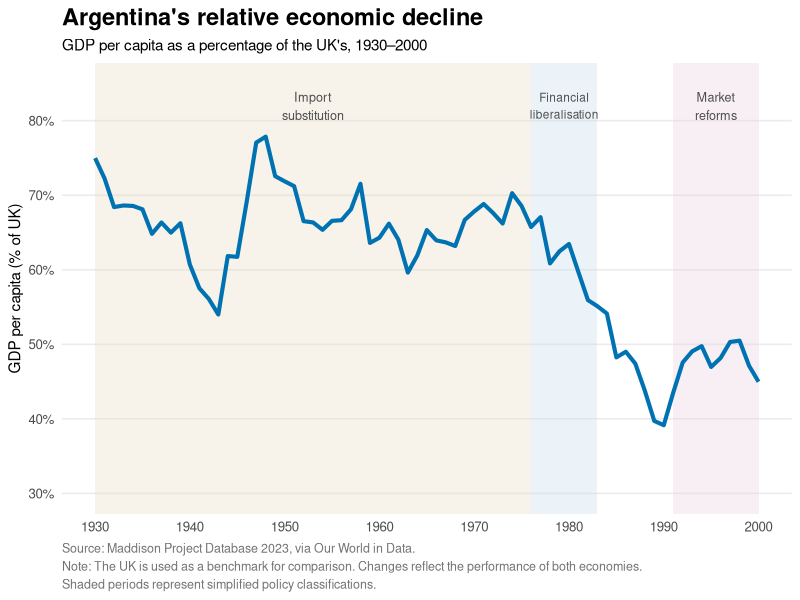
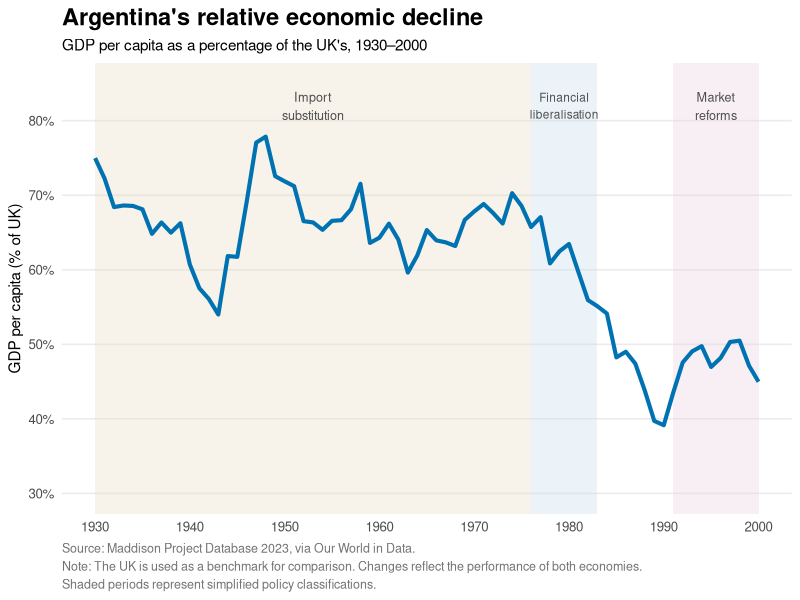

Source code (R) for these figures, in order:
# ------------------------------------------------------------
# Graph 2: Argentina's GDP per capita as a % of the UK's, 1930–2000
# Shaded bands mark three broad (simplified) policy periods
# Data: Maddison Project Database 2023 (via Our World in Data)
# Output: Output/graph2_gdp_vs_uk_1930_2000.png
# ------------------------------------------------------------

library(tidyverse)
library(scales)

# --- 1. Load the data ---------------------------------------
arg_and_uk <- read_csv("Data/arg_and_uk.csv")

# --- 2. Clean the data --------------------------------------
arg_uk_clean <- arg_and_uk %>%
  
  # Keep the two countries and the years we want
  filter(
    Entity %in% c("Argentina", "United Kingdom"),
    Year >= 1930,
    Year <= 2000
  ) %>%
  select(Entity, Year, `GDP per capita`) %>%
  
  # Put each country in its own column, one row per year
  pivot_wider(
    names_from = Entity,
    values_from = `GDP per capita`
  ) %>%
  
  # Argentina's GDP per capita as a percentage of the UK's
  mutate(
    gdp_relative_uk = (Argentina / `United Kingdom`) * 100
  )

# --- 3. Check the claim in the article ----------------------
# "Argentina's GDP per capita fell from approximately 75% of
#  Britain's in 1930 to around 40% by 2000"
arg_uk_clean %>%
  filter(Year %in% c(1930, 2000)) %>%
  select(Year, gdp_relative_uk)

# --- 4. The graph -------------------------------------------
graph2 <- ggplot(arg_uk_clean,
                 aes(x = Year, y = gdp_relative_uk)) +
  
  # Shaded policy periods (drawn first so they sit behind the line)
  
  # Import substitution
  annotate(
    "rect",
    xmin = 1930, xmax = 1976,
    ymin = -Inf, ymax = Inf,
    fill = "#E8DCC4",
    alpha = 0.35
  ) +
  
  # Financial liberalisation
  annotate(
    "rect",
    xmin = 1976, xmax = 1983,
    ymin = -Inf, ymax = Inf,
    fill = "#C7DDEB",
    alpha = 0.35
  ) +
  
  # Market reforms
  annotate(
    "rect",
    xmin = 1991, xmax = 2000,
    ymin = -Inf, ymax = Inf,
    fill = "#E8D3DF",
    alpha = 0.35
  ) +
  
  # Argentina's GDP relative to the UK
  geom_line(
    colour = "#0072B2",
    linewidth = 1.4
  ) +
  
  # Labels for the policy periods
  annotate(
    "text",
    x = 1953, y = 82,
    label = "Import\nsubstitution",
    size = 3.2,
    colour = "grey30"
  ) +
  
  annotate(
    "text",
    x = 1979.5, y = 82,
    label = "Financial\nliberalisation",
    size = 3,
    colour = "grey30"
  ) +
  
  annotate(
    "text",
    x = 1995.5, y = 82,
    label = "Market\nreforms",
    size = 3.2,
    colour = "grey30"
  ) +
  
  scale_x_continuous(
    breaks = seq(1930, 2000, by = 10)
  ) +
  
  scale_y_continuous(
    breaks = seq(30, 80, by = 10),
    labels = label_number(suffix = "%")
  ) +
  
  coord_cartesian(
    xlim = c(1930, 2000),
    ylim = c(30, 85)
  ) +
  
  labs(
    title = "Argentina's relative economic decline",
    subtitle = "GDP per capita as a percentage of the UK's, 1930–2000",
    x = NULL,
    y = "GDP per capita (% of UK)",
    caption = paste0(
      "Source: Maddison Project Database 2023, via Our World in Data.\n",
      "Note: The UK is used as a benchmark for comparison. ",
      "Changes reflect the performance of both economies.\n",
      "Shaded periods represent simplified policy classifications."
    )
  ) +
  
  theme_minimal(base_size = 12) +
  
  theme(
    plot.title = element_text(size = 17, face = "bold"),
    plot.subtitle = element_text(size = 11),
    panel.grid.minor = element_blank(),
    panel.grid.major.x = element_blank(),
    legend.position = "none",
    axis.title.y = element_text(size = 11),
    
    # Longer caption: smaller, grey and left-aligned
    plot.caption = element_text(
      size = 9,
      colour = "grey45",
      hjust = 0,
      lineheight = 1.2
    )
  )

graph2

# --- 5. Save the graph --------------------------------------
ggsave("Output/graph2_gdp_vs_uk_1930_2000.png", graph2,
       width = 9, height = 5.5, dpi = 300, bg = "white")
